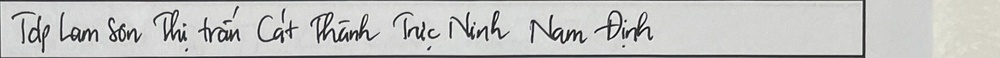
#> input picture 01.crop-textbox/5.jpg, 1000 x 58 px, shrunk from 2010 x 116 before the run
$ jupyter execute 01.preprocessing.ipynb
#> lines starting #> are read from the running program, lines starting #| are printed output that depends on the picture; after the words box and inside, x2 and y2 are one past the last pixel; in counts of white or black regions, pixels touching at a corner belong together
[cell 1]
import matplotlib.pyplot as plt

import cv2
import numpy as np

[cell 2]
img = cv2.cvtColor(
    cv2.imread("./5.jpg"),
    cv2.COLOR_BGR2RGB,
)
plt.imshow(img)

[cell 3]
def consecutive(data, step_size: int = 0):
    return np.split(data, np.where(np.diff(data) != step_size)[0] + 1)


def find_range(data):
    index = 0
    ranges = []
    for element_range in consecutive(data):
        if element_range[0]:
            ranges.append((index, index + len(element_range)))
        index += len(element_range)
    return ranges


def crop_text_area(image, raise_when_too_narrow: bool = True, range_length=100, debug=False):
#> called with raise_when_too_narrow = True, range_length = 100, debug = True
    gray = cv2.cvtColor(img, cv2.COLOR_RGB2GRAY)
    blur = cv2.GaussianBlur(gray, (5, 5), 0)
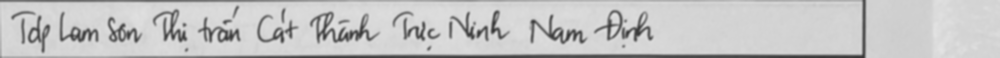
#> blur: shape (58, 1000); min 51, max 227, mean 195.6

    thresh = cv2.adaptiveThreshold(
        blur, 255, cv2.ADAPTIVE_THRESH_MEAN_C, cv2.THRESH_BINARY_INV, 21, 10
    )
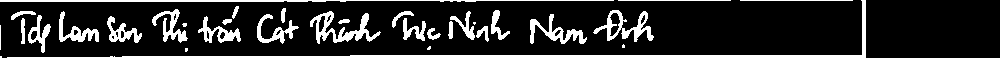
#> thresh: shape (58, 1000); 16.1% white; 33 white regions (6 under 20 px), largest, box (x1, y1, x2, y2) and area: (7, 0, 866, 58) 2344, (0, 0, 614, 2) 961, (310, 11, 381, 44) 782

    h_range = np.sum(thresh, axis=0)
#> h_range = 1000 values, max 14790 at index 862, min 0 at index 866, mean 2388.1
    thresh_value = np.max(h_range) * 0.1
#> thresh_value = 1479

    padded = (
        np.pad(
            h_range,
            pad_width=(0, range_length - len(h_range) % range_length),
            mode="constant",
            constant_values=0,
        )
        > thresh_value
    ).reshape(-1, range_length)

    ranges = find_range(padded.sum(axis=1) > 0)
#> the loop in find_range, `for element_range in consecutive(data):` made 4 passes
#> (element_range, index) on passes 1 to 4: ([True, True, True, True, True, True, True], 7), ([False], 8), ([True], 9), ([False, False], 11)
#> after the loop in find_range, `for element_range in consecutive(data):`: index = 11; ranges = [(0, 7), (8, 9)]
#> ranges = [(0, 7), (8, 9)]

    if debug:
        plt.plot(h_range)
        plt.plot((h_range > thresh_value) * np.max(h_range))
        plt.plot(padded.reshape(-1)* np.max(h_range))
        plt.show()
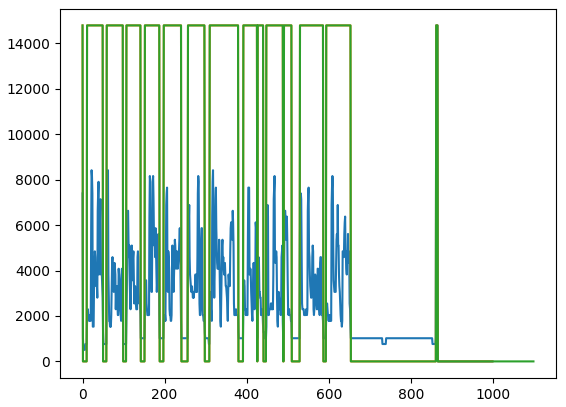
#> figure drawn by matplotlib, 1 panel; curve peaks at x = 862, y = 14790; curve peaks at x = 0, y = 14790; curve peaks at x = 0, y = 14790

    if len(ranges) == 0:
        raise ValueError("No text found")

    x_min, x_max = ranges[0][0] * range_length, (ranges[0][1]) * range_length
#> x_min = 0; x_max = 700

    if raise_when_too_narrow and x_max - x_min < image.shape[1] * 0.3:
        raise ValueError("Text area too narrow")

    return img[:, x_min:x_max, :].copy()
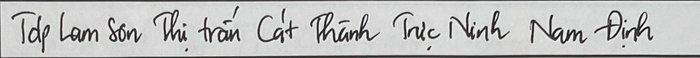
#> returned value: shape (58, 700, 3); mean of channels 0, 1, 2 190.9, 191.2, 190.8; drawn as B, G, R


plt.imshow(img)

plt.show()
cropped = crop_text_area(img, debug=True)
plt.imshow(cropped)
plt.show()
